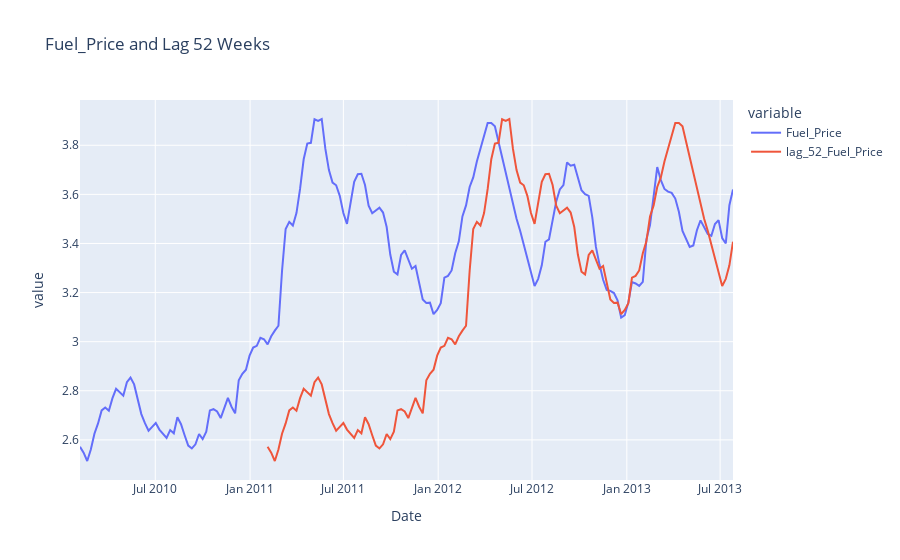

Source (notebook cell):
### Code cell
view_data_horizon(data, target="Fuel_Price", back_horizon=52)

### Figure 1 — Plotly figure (JSON) as saved in the notebook; plotly's stock layout.template omitted (floating-point values rounded to 4 significant figures; data arrays with more than 128 entries replaced by an {"elided": "..."} marker saying what was removed)
{"data": [{"hovertemplate": "variable=Fuel_Price<br>Date=%{x}<br>value=%{y}<extra></extra>", "legendgroup": "Fuel_Price", "line": {"color": "#636efa", "dash": "solid"}, "marker": {"symbol": "circle"}, "mode": "lines", "name": "Fuel_Price", "orientation": "v", "showlegend": true, "type": "scatter", "x": {"elided": "182 str values"}, "xaxis": "x", "y": {"elided": "182 float values"}, "yaxis": "y"}, {"hovertemplate": "variable=lag_52_Fuel_Price<br>Date=%{x}<br>value=%{y}<extra></extra>", "legendgroup": "lag_52_Fuel_Price", "line": {"color": "#EF553B", "dash": "solid"}, "marker": {"symbol": "circle"}, "mode": "lines", "name": "lag_52_Fuel_Price", "orientation": "v", "showlegend": true, "type": "scatter", "x": {"elided": "182 str values"}, "xaxis": "x", "y": {"elided": "182 float values"}, "yaxis": "y"}], "layout": {"legend": {"title": {"text": "variable"}, "tracegroupgap": 0}, "title": {"text": "Fuel_Price and Lag 52 Weeks"}, "xaxis": {"anchor": "y", "domain": [0, 1], "title": {"text": "Date"}}, "yaxis": {"anchor": "x", "domain": [0, 1], "title": {"text": "value"}}}}
